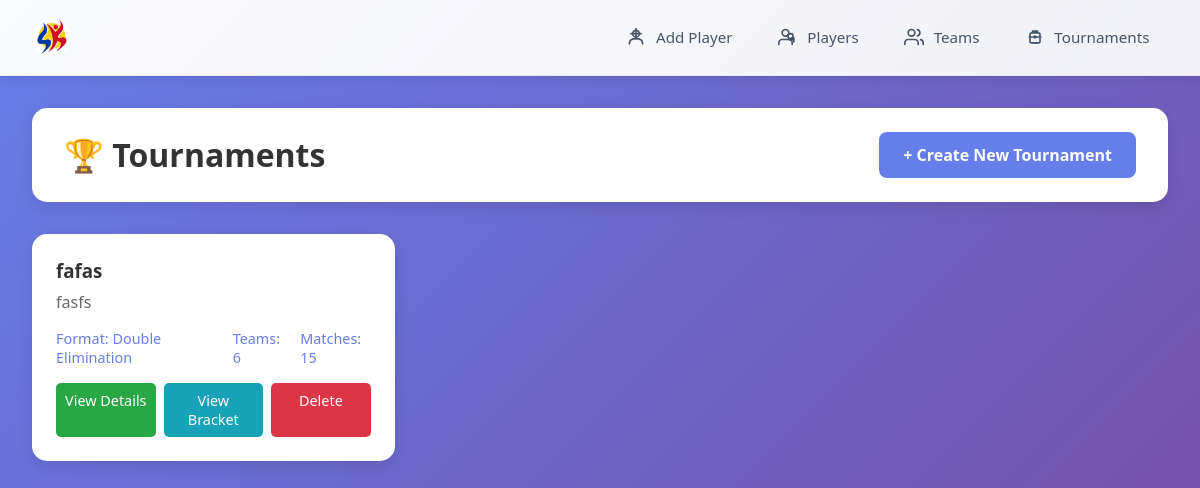
The page / on the database its author committed.
### tournament/models.py (models this page shows, shortened)
class Tournament(models.Model):
    name = models.CharField(max_length=200)
    description = models.TextField(blank=True)
    format = models.CharField(max_length=20, choices=TournamentFormat.choices, default=TournamentFormat.SINGLE_ELIMINATION)
    teams = models.ManyToManyField(Team, related_name='tournaments')
    created_at = models.DateTimeField(auto_now_add=True)
    updated_at = models.DateTimeField(auto_now=True)
    current_round = models.IntegerField(default=1)
    current_round_wb = models.IntegerField(default=1)  # Winners bracket round
    current_round_lb = models.IntegerField(default=1)  # Losers bracket round
    is_active = models.BooleanField(default=True)
    class Meta:
        ordering = ['-created_at']
    def get_team_count(self):
        return self.teams.count()
    def get_total_matches(self):
        return self.matches.count()

### tournament/views.py (the view)
# urls.py: path('', views.tournament_list, name='list'),
def tournament_list(request):
    tournaments = Tournament.objects.all()
    return render(request, 'tournament/tournament_list.html', {'tournaments': tournaments})

### tournament/templates/tournament/tournament_list.html (shortened to what this page needs)
<!DOCTYPE html>
<html lang="en">
<head>
</head>
<body>
    {% include 'includes/navbar.html' %}
    <div class="container">
        <div class="header">
            <h1>🏆 Tournaments</h1>
            <a href="{% url 'tournament:create' %}" class="btn-primary">+ Create New Tournament</a>
        </div>
        {% if tournaments %}
            <div class="tournaments-grid">
                {% for tournament in tournaments %}
                <div class="tournament-card">
                    <h3>{{ tournament.name }}</h3>
                    <p>{{ tournament.description|truncatewords:20 }}</p>
                    <div class="tournament-info">
                        <span>Format: {{ tournament.get_format_display }}</span>
                        <span>Teams: {{ tournament.get_team_count }}</span>
                        <span>Matches: {{ tournament.get_total_matches }}</span>
                    </div>
                    <div class="tournament-actions">
                        <a href="{% url 'tournament:detail' tournament.id %}" class="btn-view">View Details</a>
                        <a href="{% url 'tournament:bracket' tournament.id %}" class="btn-bracket">View Bracket</a>
                        <a href="{% url 'tournament:delete' tournament.id %}" class="btn-delete" onclick="return confirm('Are you sure you want to delete {{ tournament.name }}? This will delete all matches and data.')">Delete</a>
                    </div>
                </div>
                {% endfor %}
            </div>
        {% else %}
            <div class="empty-state">
                <p>No tournaments created yet.</p>
                <a href="{% url 'tournament:create' %}" class="btn-primary">Create Your First Tournament</a>
            </div>
        {% endif %}
    </div>
</body>
</html>

### tournament/templates/tournament/tournament_list.html (style rules this page uses)
* { margin: 0; padding: 0; box-sizing: border-box; }
body { font-family: 'Segoe UI', Tahoma, Geneva, Verdana, sans-serif; background: linear-gradient(135deg, #667eea 0%, #764ba2 100%); min-height: 100vh; }
.container { max-width: 1200px; margin: 2rem auto; padding: 0 2rem; }
.header { background: white; border-radius: 15px; padding: 1.5rem 2rem; margin-bottom: 2rem; display: flex; justify-content: space-between; align-items: center; box-shadow: 0 5px 15px rgba(0,0,0,0.1); }
.header h1 { color: #333; }
.btn-primary { background: #667eea; color: white; padding: 0.75rem 1.5rem; text-decoration: none; border-radius: 8px; font-weight: 600; transition: background 0.3s; display: inline-block; }
.tournaments-grid { display: grid; grid-template-columns: repeat(auto-fill, minmax(350px, 1fr)); gap: 1.5rem; }
.tournament-card { background: white; border-radius: 15px; padding: 1.5rem; box-shadow: 0 5px 15px rgba(0,0,0,0.1); transition: transform 0.3s; }
.tournament-card h3 { color: #333; margin-bottom: 0.5rem; }
.tournament-card p { color: #666; margin-bottom: 1rem; }
.tournament-info { display: flex; gap: 1rem; margin-bottom: 1rem; font-size: 0.9rem; color: #667eea; }
.tournament-actions { display: flex; gap: 0.5rem; flex-wrap: wrap; }
.btn-view, .btn-bracket, .btn-delete { flex: 1; padding: 0.5rem; text-align: center; text-decoration: none; border-radius: 5px; font-size: 0.9rem; color: white; transition: all 0.3s; }
.btn-view { background: #28a745; }
.btn-bracket { background: #17a2b8; }
.btn-delete { background: #dc3545; }

### rows shown on the page
Tournament: name "fafas", description "fasfs", format "Double Elimination", get_team_count "6", get_total_matches "15"
